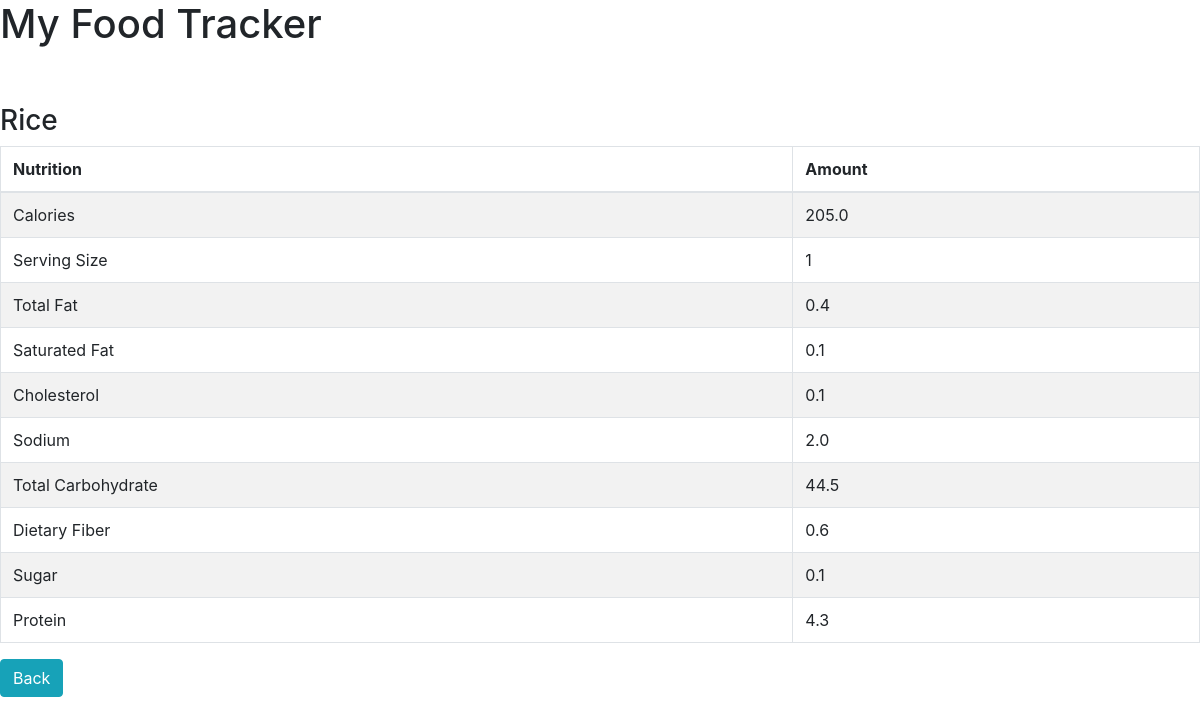
Page /view_meal/2 on the committed database.
### food/models.py (models this page shows, shortened)
class Meal(models.Model):
	BREAKFAST = 1
	MORNING_SNACK = 2
	LUNCH = 3
	AFTERNOON_SNACK = 4
	DINNER = 5
	EVENING_SNACK = 6
	MEAL_TIME_TYPES = (
		(BREAKFAST, "Breakfast"),
		(MORNING_SNACK, "Morning Snack"),
		(LUNCH, "Lunch"),
		(AFTERNOON_SNACK, "Afternoon Snack"),
		(DINNER, "Dinner"),
		(EVENING_SNACK, "Evening Snack")
	)
	food = models.ForeignKey(Food, verbose_name="Food" , on_delete = models.CASCADE)
	serving_size = models.IntegerField(verbose_name="Serving Size")
	meal_time = models.IntegerField(verbose_name="Meal Time", choices=MEAL_TIME_TYPES)
	def get_total_calories(self):
		return self.serving_size * self.food.calories
	def get_total_total_fat(self):
		return self.serving_size * self.food.total_fat
	def get_total_saturated_fat(self):
		return self.serving_size * self.food.saturated_fat
	def get_total_cholesterol(self):
		return self.serving_size * self.food.cholesterol
	def get_total_sodium(self):
		return self.serving_size * self.food.sodium
	def get_total_total_carbohydrate(self):
		return self.serving_size * self.food.total_carbohydrate
	def get_total_dietary_fiber(self):
		return self.serving_size * self.food.dietary_fibre
	def get_total_sugar(self):
		return self.serving_size * self.food.sugar
	def get_total_protein(self):
		return self.serving_size * self.food.protein

class Food(models.Model):
	name = models.CharField(verbose_name="Food Name", max_length=200)
	calories = models.FloatField(verbose_name="Calories (kcal)")
	total_fat = models.FloatField(verbose_name="Total Fat (g)")
	saturated_fat = models.FloatField(verbose_name="Saturated Fat (g)")
	cholesterol = models.FloatField(verbose_name="Cholesterol (mg)")
	sodium = models.FloatField(verbose_name="Sodium (mg)")
	total_carbohydrate = models.FloatField(verbose_name="Total Carbohydrate (g)")
	dietary_fibre = models.FloatField(verbose_name="Dietary Fibre (g)")
	sugar = models.FloatField(verbose_name="Sugar (g)")
	protein = models.FloatField(verbose_name="Protein (g)")

### food/views.py (the view)
# urls.py: url(r'^view_meal/(?P<meal_id>\d+)$', view_meal, name='view-meal'),
def view_meal(request, meal_id):
	template = "view_meal.html"
	meal = Meal.objects.get(id=int(meal_id))
	context = {
		'meal': meal,
	}
	return render(request, template, context)

### templates/view_meal.html (shortened to what this page needs)
<html>
	<head>
		<link rel="stylesheet" href="https://stackpath.bootstrapcdn.com/bootstrap/4.1.1/css/bootstrap.min.css">
	</head>
	<body>
		<h1>My Food Tracker</h1> <br /><br />
		<h3>{{meal.food.name}}</h3>
		<table class="table table-striped table-bordered">
			<thead>
				<tr>
					<th>Nutrition</th>
					<th>Amount</th>
				</tr>
			</thead>
			<tbody>
				<tr>
					<td>Calories</td>
					<td>{{ meal.get_total_calories }}</td>
				</tr>
				<tr>
					<td>Serving Size</td>
					<td>{{ meal.serving_size }}</td>
				</tr>
				<tr>
					<td>Total Fat</td>
					<td>{{ meal.get_total_total_fat }}</td>
				</tr>
				<tr>
					<td>Saturated Fat</td>
					<td>{{ meal.get_total_saturated_fat }}</td>
				</tr>
				<tr>
					<td>Cholesterol</td>
					<td>{{ meal.get_total_cholesterol }}</td>
				</tr>
				<tr>
					<td>Sodium</td>
					<td>{{ meal.get_total_sodium }}</td>
				</tr>
				<tr>
					<td>Total Carbohydrate</td>
					<td>{{ meal.get_total_total_carbohydrate }}</td>
				</tr>
				<tr>
					<td>Dietary Fiber</td>
					<td>{{ meal.get_total_dietary_fiber }}</td>
				</tr>
				<tr>
					<td>Sugar</td>
					<td>{{ meal.get_total_sugar }}</td>
				</tr>
				<tr>
					<td>Protein</td>
					<td>{{ meal.get_total_protein }}</td>
				</tr>
			</tbody>
		</table>
		<a href="{% url "food:index" %}" class="btn btn-info">Back</a>
	</body>
</html>

### rows in the picture
Meal: food.name "Rice", get_total_calories "205.0", serving_size "1", get_total_total_fat "0.4", get_total_saturated_fat "0.1", get_total_cholesterol "0.1", get_total_sodium "2.0", get_total_total_carbohydrate "44.5", get_total_dietary_fiber "0.6", get_total_sugar "0.1", get_total_protein "4.3"
